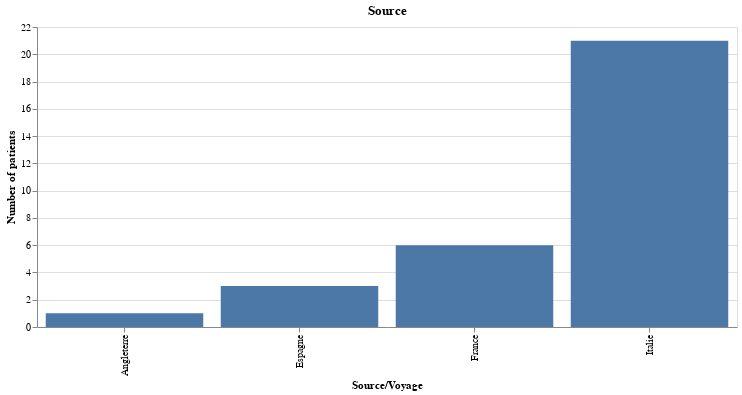

Here is the notebook cell this chart was saved with:
### Markdown cell above
### Q11

### Code cell
ch1 = alt.Chart(df.dropna(subset=['Source/Voyage'])).mark_bar().encode(
    x = 'Source/Voyage:N',
    y=alt.Y('count()', title='Number of patients')
).properties(title="Source", height=300, width=700)

ch1.interactive()

### Figure 1 — Vega-Lite specification as saved in the notebook (floating-point values rounded to 4 significant figures)
{"config": {"view": {"continuousWidth": 400, "continuousHeight": 300}}, "data": {"name": "data-c478a81503fe1c23ad7e1da30b539374"}, "mark": "bar", "encoding": {"x": {"field": "Source/Voyage", "type": "nominal"}, "y": {"aggregate": "count", "title": "Number of patients", "type": "quantitative"}}, "height": 300, "selection": {"selector003": {"type": "interval", "bind": "scales", "encodings": ["x", "y"]}}, "title": "Source", "width": 700, "$schema": "https://vega.github.io/schema/vega-lite/v4.17.0.json", "datasets": {"data-c478a81503fe1c23ad7e1da30b539374": [{"Date": "2020-03-02T00:00:00", "Positif": 1, "Negatif": 0, "Age": 68.0, "Homme": 1.0, "Femme": 0.0, "Décédé": 0.0, "Guéri": 1.0, "Nationalité": "France", "Resident Senegal": "Oui", "Ville": "Dakar", "Facteur": "Importé", "Source/Voyage": "France", "Hopital": "FANN", "Temps Hospitalisation (j)": 4.0}, {"Date": "2020-03-03T00:00:00", "Positif": 0, "Negatif": 1, "Age": null, "Homme": 1.0, "Femme": 0.0, "Décédé": 0.0, "Guéri": 1.0, "Nationalité": "Gambie", "Resident Senegal": "Non", "Ville": "Dakar", "Facteur": "Importé", "Source/Voyage": "Espagne", "Hopital": "FANN", "Temps Hospitalisation (j)": null}, {"Date": "2020-03-03T00:00:00", "Positif": 1, "Negatif": 0, "Age": 80.0, "Homme": 1.0, "Femme": 0.0, "Décédé": 0.0, "Guéri": 1.0, "Nationalité": "France", "Resident Senegal": "Non", "Ville": "Dakar", "Facteur": "Importé", "Source/Voyage": "France", "Hopital": "FANN", "Temps Hospitalisation (j)": 10.0}, {"Date": "2020-03-04T00:00:00", "Positif": 1, "Negatif": 0, "Age": 68.0, "Homme": 0.0, "Femme": 1.0, "Décédé": 0.0, "Guéri": 1.0, "Nationalité": "France", "Resident Senegal": "Non", "Ville": "Dakar", "Facteur": "Importé", "Source/Voyage": "France", "Hopital": "FANN", "Temps Hospitalisation (j)": 15.0}, {"Date": "2020-03-04T00:00:00", "Positif": 1, "Negatif": 0, "Age": 33.0, "Homme": 0.0, "Femme": 1.0, "Décédé": 0.0, "Guéri": 1.0, "Nationalité": "Angleterre", "Resident Senegal": "Non", "Ville": "Dakar", "Facteur": "Importé", "Source/Voyage": "Angleterre", "Hopital": "FANN", "Temps Hospitalisation (j)": 7.0}, {"Date": "2020-03-11T00:00:00", "Positif": 1, "Negatif": 0, "Age": null, "Homme": 1.0, "Femme": 0.0, "Décédé": 0.0, "Guéri": 1.0, "Nationalité": "Senegal", "Resident Senegal": "Non", "Ville": "Dakar", "Facteur": "Importé", "Source/Voyage": "Italie", "Hopital": "FANN", "Temps Hospitalisation (j)": 12.0}, {"Date": "2020-03-12T00:00:00", "Positif": 1, "Negatif": 0, "Age": null, "Homme": null, "Femme": null, "Décédé": 0.0, "Guéri": 1.0, "Nationalité": "Senegal", "Resident Senegal": "Oui", "Ville": "Dakar", "Facteur": "Contact", "Source/Voyage": "Italie", "Hopital": "FANN", "Temps Hospitalisation (j)": null}, {"Date": "2020-03-12T00:00:00", "Positif": 1, "Negatif": 0, "Age": null, "Homme": null, "Femme": null, "Décédé": 0.0, "Guéri": 1.0, "Nationalité": "Senegal", "Resident Senegal": "Oui", "Ville": "Dakar", "Facteur": "Contact", "Source/Voyage": "Italie", "Hopital": "FANN", "Temps Hospitalisation (j)": null}, {"Date": "2020-03-12T00:00:00", "Positif": 1, "Negatif": 0, "Age": null, "Homme": null, "Femme": null, "Décédé": 0.0, "Guéri": 1.0, "Nationalité": "Senegal", "Resident Senegal": "Oui", "Ville": "Dakar", "Facteur": "Contact", "Source/Voyage": "Italie", "Hopital": "FANN", "Temps Hospitalisation (j)": 16.0}, {"Date": "2020-03-12T00:00:00", "Positif": 1, "Negatif": 0, "Age": null, "Homme": null, "Femme": null, "Décédé": 0.0, "Guéri": 1.0, "Nationalité": "Senegal", "Resident Senegal": "Oui", "Ville": "Dakar", "Facteur": "Contact", "Source/Voyage": "Italie", "Hopital": "FANN", "Temps Hospitalisation (j)": null}, {"Date": "2020-03-12T00:00:00", "Positif": 1, "Negatif": 0, "Age": null, "Homme": null, "Femme": null, "Décédé": 0.0, "Guéri": 1.0, "Nationalité": "Senegal", "Resident Senegal": "Oui", "Ville": "Dakar", "Facteur": "Contact", "Source/Voyage": "Italie", "Hopital": "FANN", "Temps Hospitalisation (j)": 13.0}, {"Date": "2020-03-13T00:00:00", "Positif": 1, "Negatif": 0, "Age": null, "Homme": null, "Femme": null, "Décédé": 0.0, "Guéri": 1.0, "Nationalité": "Senegal", "Resident Senegal": "Oui", "Ville": "Touba", "Facteur": "Contact", "Source/Voyage": "Italie", "Hopital": "Darou Marnane", "Temps Hospitalisation (j)": 14.0}, {"Date": "2020-03-13T00:00:00", "Positif": 1, "Negatif": 0, "Age": null, "Homme": null, "Femme": null, "Décédé": 0.0, "Guéri": 1.0, "Nationalité": "Senegal", "Resident Senegal": "Oui", "Ville": "Touba", "Facteur": "Contact", "Source/Voyage": "Italie", "Hopital": "Darou Marnane", "Temps Hospitalisation (j)": 14.0}, {"Date": "2020-03-13T00:00:00", "Positif": 1, "Negatif": 0, "Age": null, "Homme": null, "Femme": null, "Décédé": 0.0, "Guéri": 1.0, "Nationalité": "Senegal", "Resident Senegal": "Oui", "Ville": "Touba", "Facteur": "Contact", "Source/Voyage": "Italie", "Hopital": "Darou Marnane", "Temps Hospitalisation (j)": null}, {"Date": "2020-03-13T00:00:00", "Positif": 1, "Negatif": 0, "Age": null, "Homme": null, "Femme": null, "Décédé": 0.0, "Guéri": 1.0, "Nationalité": "Senegal", "Resident Senegal": "Oui", "Ville": "Touba", "Facteur": "Contact", "Source/Voyage": "Italie", "Hopital": "Darou Marnane", "Temps Hospitalisation (j)": null}, {"Date": "2020-03-13T00:00:00", "Positif": 1, "Negatif": 0, "Age": null, "Homme": null, "Femme": null, "Décédé": 0.0, "Guéri": 1.0, "Nationalité": "Senegal", "Resident Senegal": "Oui", "Ville": "Touba", "Facteur": "Contact", "Source/Voyage": "Italie", "Hopital": "Darou Marnane", "Temps Hospitalisation (j)": null}, {"Date": "2020-03-13T00:00:00", "Positif": 1, "Negatif": 0, "Age": null, "Homme": null, "Femme": null, "Décédé": 0.0, "Guéri": 1.0, "Nationalité": "Senegal", "Resident Senegal": "Oui", "Ville": "Touba", "Facteur": "Contact", "Source/Voyage": "Italie", "Hopital": "Darou Marnane", "Temps Hospitalisation (j)": 16.0}, {"Date": "2020-03-13T00:00:00", "Positif": 1, "Negatif": 0, "Age": null, "Homme": null, "Femme": null, "Décédé": 0.0, "Guéri": 1.0, "Nationalité": "Senegal", "Resident Senegal": "Oui", "Ville": "Touba", "Facteur": "Contact", "Source/Voyage": "Italie", "Hopital": "Darou Marnane", "Temps Hospitalisation (j)": 10.0}, {"Date": "2020-03-13T00:00:00", "Positif": 1, "Negatif": 0, "Age": null, "Homme": null, "Femme": null, "Décédé": 0.0, "Guéri": 1.0, "Nationalité": "Senegal", "Resident Senegal": "Oui", "Ville": "Touba", "Facteur": "Contact", "Source/Voyage": "Italie", "Hopital": "Darou Marnane", "Temps Hospitalisation (j)": null}, {"Date": "2020-03-13T00:00:00", "Positif": 1, "Negatif": 0, "Age": null, "Homme": null, "Femme": null, "Décédé": 0.0, "Guéri": 1.0, "Nationalité": "Senegal", "Resident Senegal": "Oui", "Ville": "Touba", "Facteur": "Contact", "Source/Voyage": "Italie", "Hopital": "Darou Marnane", "Temps Hospitalisation (j)": null}, {"Date": "2020-03-13T00:00:00", "Positif": 1, "Negatif": 0, "Age": null, "Homme": null, "Femme": null, "Décédé": 0.0, "Guéri": 1.0, "Nationalité": "Senegal", "Resident Senegal": "Oui", "Ville": "Touba", "Facteur": "Contact", "Source/Voyage": "Italie", "Hopital": "Darou Marnane", "Temps Hospitalisation (j)": null}, {"Date": "2020-03-13T00:00:00", "Positif": 1, "Negatif": 0, "Age": null, "Homme": null, "Femme": null, "Décédé": 0.0, "Guéri": 1.0, "Nationalité": "Senegal", "Resident Senegal": "Oui", "Ville": "Touba", "Facteur": "Contact", "Source/Voyage": "Italie", "Hopital": "Darou Marnane", "Temps Hospitalisation (j)": null}, {"Date": "2020-03-14T00:00:00", "Positif": 1, "Negatif": 0, "Age": 2.0, "Homme": 1.0, "Femme": 0.0, "Décédé": 0.0, "Guéri": 1.0, "Nationalité": "Senegal", "Resident Senegal": "Oui", "Ville": "Dakar", "Facteur": "Contact", "Source/Voyage": "Italie", "Hopital": null, "Temps Hospitalisation (j)": 5.0}, {"Date": "2020-03-14T00:00:00", "Positif": 1, "Negatif": 0, "Age": 51.0, "Homme": 1.0, "Femme": 0.0, "Décédé": 0.0, "Guéri": 1.0, "Nationalité": "Espagne", "Resident Senegal": "Oui", "Ville": "Dakar", "Facteur": "Importé", "Source/Voyage": "Espagne", "Hopital": null, "Temps Hospitalisation (j)": 15.0}, {"Date": "2020-03-14T00:00:00", "Positif": 1, "Negatif": 0, "Age": 68.0, "Homme": 0.0, "Femme": 2.0, "Décédé": 0.0, "Guéri": 1.0, "Nationalité": "France", "Resident Senegal": "Oui", "Ville": "Nianing", "Facteur": "Importé", "Source/Voyage": "France", "Hopital": null, "Temps Hospitalisation (j)": null}, {"Date": "2020-03-15T00:00:00", "Positif": 1, "Negatif": 0, "Age": 37.0, "Homme": 1.0, "Femme": 0.0, "Décédé": 0.0, "Guéri": 1.0, "Nationalité": "Senegal", "Resident Senegal": "Oui", "Ville": "Dakar", "Facteur": "Importé", "Source/Voyage": "Espagne", "Hopital": null, "Temps Hospitalisation (j)": null}, {"Date": "2020-03-15T00:00:00", "Positif": 1, "Negatif": 0, "Age": 15.0, "Homme": 1.0, "Femme": 0.0, "Décédé": 0.0, "Guéri": 1.0, "Nationalité": "Senegal", "Resident Senegal": "Oui", "Ville": "Dakar", "Facteur": "Contact", "Source/Voyage": "Italie", "Hopital": null, "Temps Hospitalisation (j)": null}, {"Date": "2020-03-16T00:00:00", "Positif": 1, "Negatif": 0, "Age": 67.0, "Homme": 1.0, "Femme": 0.0, "Décédé": 0.0, "Guéri": 1.0, "Nationalité": "France", "Resident Senegal": "Non", "Ville": "Dakar", "Facteur": "Importé", "Source/Voyage": "France", "Hopital": null, "Temps Hospitalisation (j)": 12.0}, {"Date": "2020-03-18T00:00:00", "Positif": 1, "Negatif": 0, "Age": null, "Homme": null, "Femme": null, "Décédé": null, "Guéri": 1.0, "Nationalité": null, "Resident Senegal": null, "Ville": "Dakar", "Facteur": "Contact", "Source/Voyage": "Italie", "Hopital": null, "Temps Hospitalisation (j)": 11.0}, {"Date": "2020-03-18T00:00:00", "Positif": 1, "Negatif": 0, "Age": null, "Homme": null, "Femme": null, "Décédé": null, "Guéri": 1.0, "Nationalité": null, "Resident Senegal": null, "Ville": "Dakar", "Facteur": "Contact", "Source/Voyage": "France", "Hopital": null, "Temps Hospitalisation (j)": 11.0}, {"Date": "2020-03-21T00:00:00", "Positif": 1, "Negatif": 0, "Age": null, "Homme": null, "Femme": null, "Décédé": null, "Guéri": 1.0, "Nationalité": null, "Resident Senegal": null, "Ville": "Dakar", "Facteur": "Contact", "Source/Voyage": "Italie", "Hopital": null, "Temps Hospitalisation (j)": null}]}}
